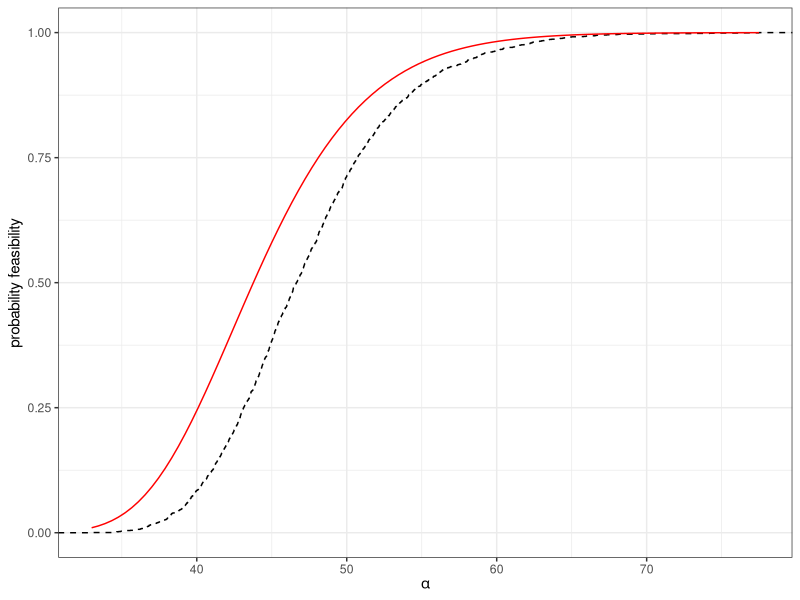
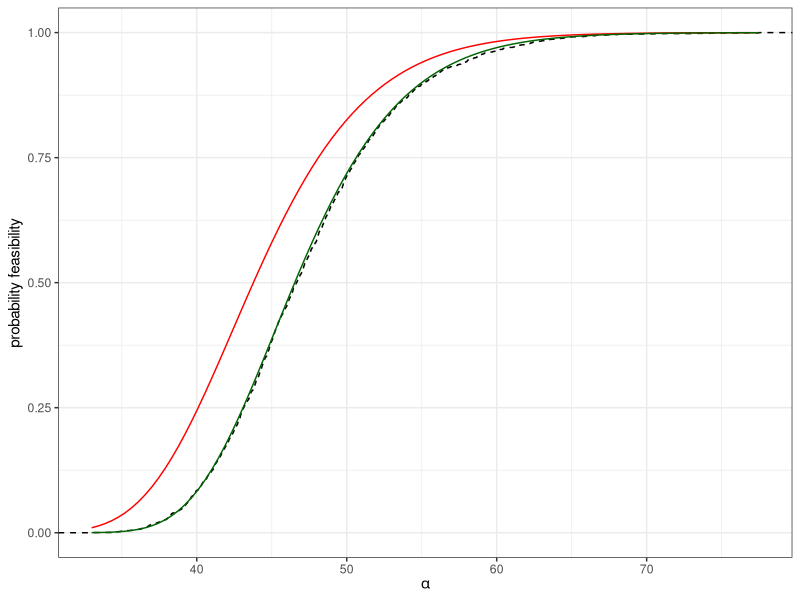
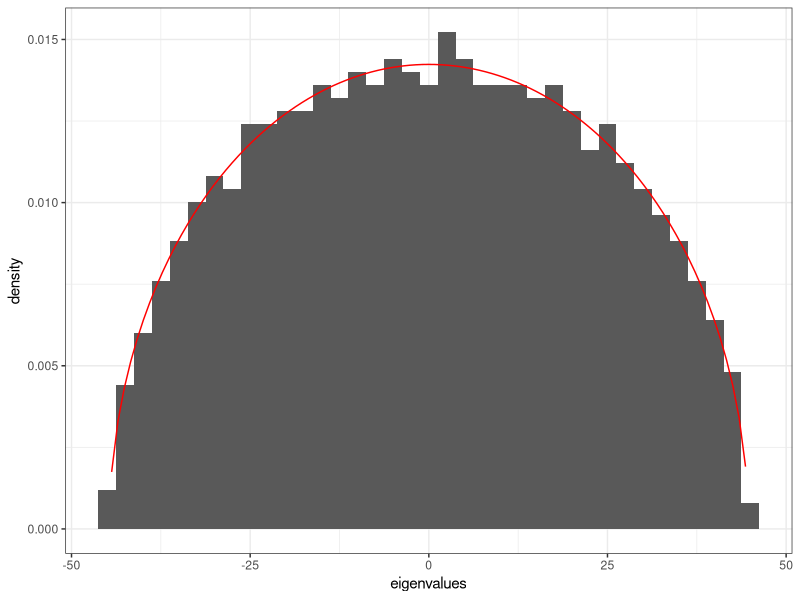
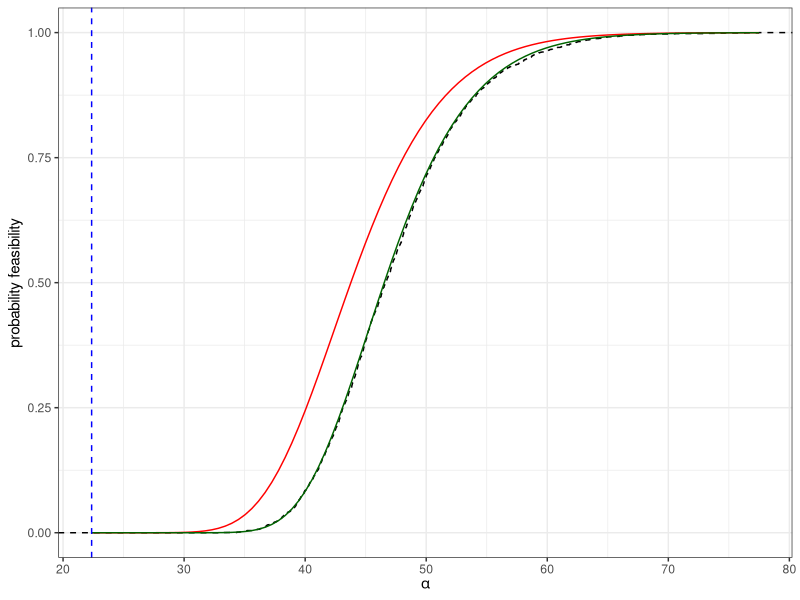

Write the R code that produced these figures, in order.
## ---- chunk 1
#| warning: false
#| message: false
#| echo: false
library(tidyverse) # plotting, data organization
library(deSolve) # integrate differential equations
## ---- chunk 2
#| echo: false
#| message: false
#| warning: false
dt <- read_csv("code/simulations_feasibility_normal_iid.csv")
n <- 250
sd_a <- function(a) sqrt(n-1)/a^2
dt %>% ggplot(aes(x = alpha_F)) + stat_ecdf(linetype = 2) + geom_function(fun = function(x) pnorm(x / sqrt(n-1))^n, colour = "red")  + theme_bw() + xlab(expression(alpha)) + ylab("probability feasibility")
## ---- chunk 3
#| echo: false
#| message: false
#| warning: false
dt <- read_csv("code/simulations_feasibility_normal_iid.csv")
n <- 250
sd_a <- function(a) sqrt(n-1)/a^2
dt %>% ggplot(aes(x = alpha_F)) + stat_ecdf(linetype = 2) + geom_function(fun = function(x) pnorm(x / sqrt(n-1))^n, colour = "red")  + geom_function(fun = function(x) pnorm(sqrt(x^2 / (n-1)-1))^n, colour = "darkgreen") + theme_bw() + xlab(expression(alpha)) + ylab("probability feasibility")
## ---- chunk 4
#| echo: false
#| message: false
#| warning: false
mu <- 1
n <- 1000
B <- matrix(rnorm(n*n, mean = mu, sd = 1), n, n)
H <- 0.5 * (B + t(B))
eH <- tibble(eigenvalues = eigen(H, symmetric = TRUE, only.values = TRUE)$values[-1])
ggplot(eH) + aes(x = eigenvalues) + geom_histogram(aes(y = after_stat(density)), binwidth = 2.5) + geom_function(fun = function(x) 2 / (pi * (2 * n)) * sqrt(2 * n - x^2), col = "red") + theme_bw()
## ---- chunk 5
#| echo: false
#| message: false
#| warning: false
dt <- read_csv("code/simulations_feasibility_normal_iid.csv")
n <- 250
sd_a <- function(a) sqrt(n-1)/a^2
dt %>% ggplot(aes(x = alpha_F)) + stat_ecdf(linetype = 2) + geom_function(fun = function(x) pnorm(x / sqrt(n-1))^n, colour = "red")  + geom_function(fun = function(x) pnorm(sqrt(x^2 / (n-1)-1))^n, colour = "darkgreen") + theme_bw() + xlab(expression(alpha)) + ylab("probability feasibility") + geom_vline(xintercept = sqrt(2 * n), col = "blue", linetype = 2)
